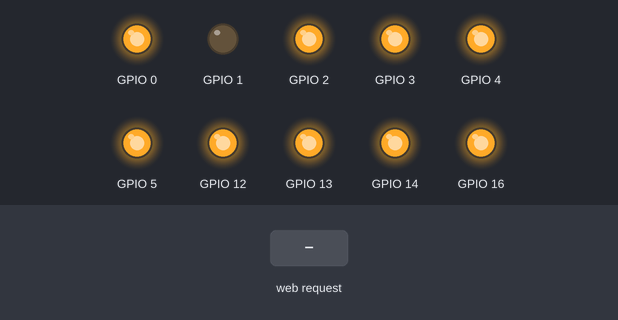
Recording of a sketch running on a simulated ESP8266 (NodeMCU). Parts: output pins drawn as LEDs (lit = HIGH). The test bench sets the inputs (shaded band). WiFi joins after 1.5 s; servers stay silent unless stated; what the sketch prints to the serial monitor is not drawn.

Above: at 2.8 s.
2.9 s: HTTP request GET /sala1 received
At 4.1 s:
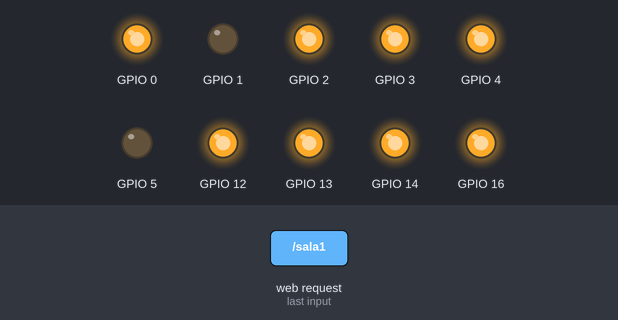
4.4 s: HTTP request GET /cozinha1 received
At 5.2 s:
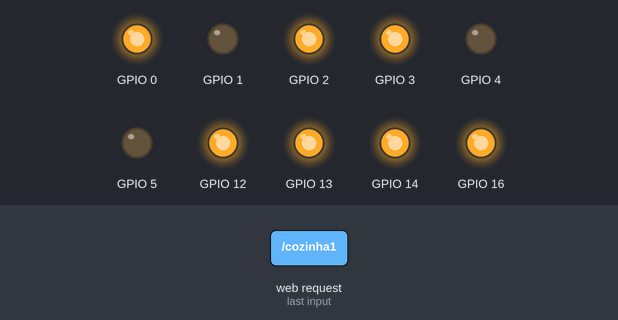
5.9 s: HTTP request GET /sala0 received
At 6.3 s:
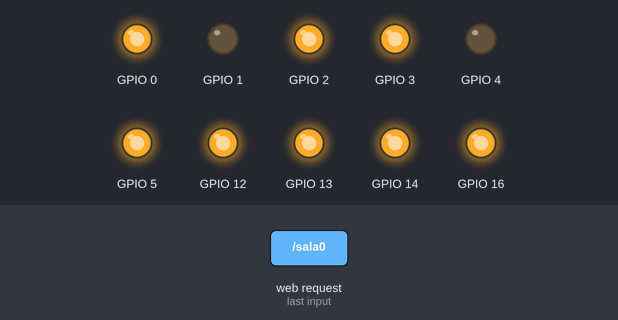
7.4 s: HTTP request GET /garagem1 received
At 8.6 s:
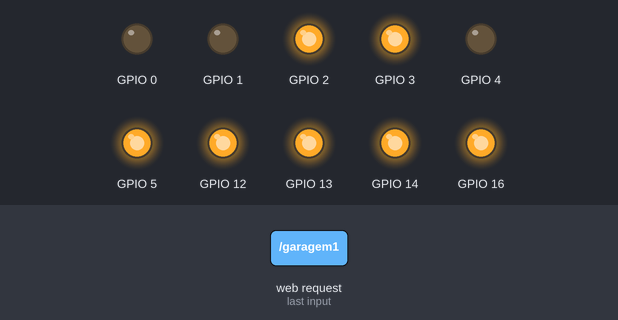
8.9 s: HTTP request GET /cozinha0 received
At 9.8 s:
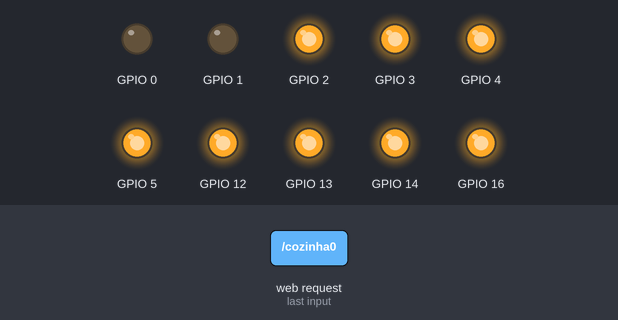
10.4 s: HTTP request GET /varanda1 received
At 11.0 s:
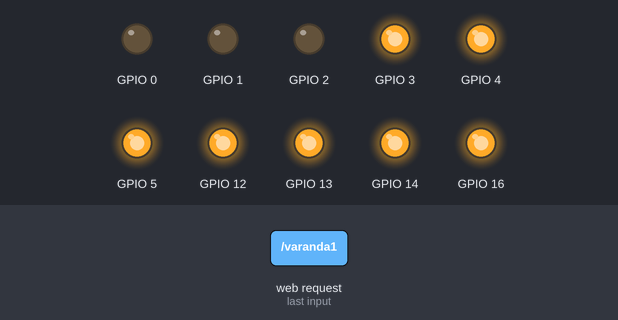
Timing chart, 0 to 12.9 s (numbered marks = the images above; inputs shaded):
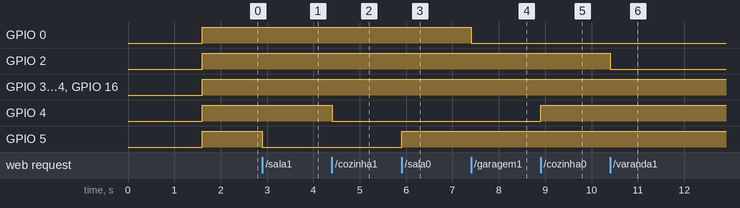

The sketch:

TCC_Casa_Automatica.ino
```cpp
// Inclusão das bibliotecas
#include <ESP8266WiFi.h>
#include <ESP8266WebServer.h>

// Configração do WiFi
const char* ssid = "SSID";  // SSID Wifi
const char* password = "SENHA";  // Senha Wifi

// Variáveis de Server e Status do LED
ESP8266WebServer server(80);

// Definindo os pinos com a nomeclatura utilizada

bool LUZsala = HIGH;
bool LUZcozinha = HIGH;
bool LUZgaragem = HIGH;
bool LUZbanheiroum = HIGH;
bool LUZvaranda = HIGH;
bool LUZquartoum = HIGH;
bool LUZquartodois = HIGH;
bool LUZescada = HIGH;
bool LUZbanheirodois = HIGH;
bool LUZteste = HIGH;


void setup() {
  // Inicia Serial e Luzes
  Serial.begin(9600);

  // Inicia Conexão WiFi
  WiFi.mode(WIFI_STA);
  WiFi.begin(ssid, password);
  Serial.println("");
  pinMode(5, OUTPUT);
  pinMode(4, OUTPUT);
  pinMode(0, OUTPUT);
  pinMode(2, OUTPUT);
  pinMode(14, OUTPUT);
  pinMode(12, OUTPUT);
  pinMode(13, OUTPUT);
  pinMode(16, OUTPUT);
  pinMode(3, OUTPUT);
  pinMode(1, OUTPUT);

  // Aguarda Conexão e Informa IP
  while (WiFi.status() != WL_CONNECTED) {
    delay(500);
    Serial.print(".");
  }
  Serial.println("");
  Serial.print("Rede WiFi: ");
  Serial.println(ssid);
  Serial.print("Endereço IP: ");
  Serial.println(WiFi.localIP());
  delay(100);

  // Configura Handles do Server e Inicia Server
  server.on("/", handle_OnConnect);
  server.on("/sala1", handle_sala1);
  server.on("/sala0", handle_sala0);
  server.on("/cozinha1", handle_cozinha1);
  server.on("/cozinha0", handle_cozinha0);
  server.on("/garagem1", handle_garagem1);
  server.on("/garagem0", handle_garagem0);
  server.on("/varanda1", handle_varanda1);
  server.on("/varanda0", handle_varanda0);
  server.on("/escada1", handle_escada1);
  server.on("/escada0", handle_escada0);
  server.on("/quartoum1", handle_quartoum1);
  server.on("/quartoum0", handle_quartoum0);
  server.on("/quartodois1", handle_quartodois1);
  server.on("/quartodois0", handle_quartodois0);
  server.on("/banheiro11", handle_banheiro11);
  server.on("/banheiro10", handle_banheiro10);
  server.on("/banheiro21", handle_banheiro21);
  server.on("/banheiro20", handle_banheiro20);

  server.onNotFound(handle_NotFound);
  server.begin();
  Serial.println("Servidor HTTP iniciado!");

}

void loop() {
  server.handleClient();    // Faz o Handle
  if (LUZsala){           // Checa se a luz deve acender
    digitalWrite(5, HIGH);}
  else{
    digitalWrite(5, LOW);}
  if (LUZcozinha){
    digitalWrite(4, HIGH);
  }
  else{
    digitalWrite(4, LOW);
  }
  if (LUZgaragem){
    digitalWrite(0, HIGH);
  }
  else{
    digitalWrite(0, LOW);
  }
  if (LUZvaranda){
    digitalWrite(2, HIGH);
  }
  else{
    digitalWrite(2, LOW);
  }
  if (LUZescada){
    digitalWrite(14, HIGH);
  }
  else{
    digitalWrite(14, LOW);
  }
  if (LUZquartoum){
    digitalWrite(12, HIGH);
  }
  else{
    digitalWrite(12, LOW);
  }
  if (LUZquartodois){
    digitalWrite(13, HIGH);
  }
  else{
    digitalWrite(13, LOW);
  }
  if (LUZbanheiroum){
    digitalWrite(16, HIGH);
  }
  else{
    digitalWrite(16, LOW);
  }
  if (LUZbanheirodois){
    digitalWrite(3, HIGH);
  }
  else{
    digitalWrite(3, LOW);
  }

}

// FUNÇÕES HANDLE PARA HTML SERVER

void handle_OnConnect() {
  LUZvaranda = LOW;
  server.send(200, "text/html", SendHTML(false));
  delay(5000);
  LUZvaranda = HIGH;
}

void handle_sala1() {
  LUZsala = LOW;
  server.send(200, "text/html", SendHTML(true));
  Serial.println("Luz da sala acesa");
}

void handle_sala0() {
  LUZsala = HIGH;
  server.send(200, "text/html", SendHTML(false));
  Serial.println("Luz da sala apagada");
}

void handle_cozinha1(){
  LUZcozinha = LOW;
  server.send(200, "text/html", SendHTML(true));
  Serial.println("Luz da cozinha acesa");
}

void handle_cozinha0(){
  LUZcozinha = HIGH;
  server.send(200, "text/html", SendHTML(false));
  Serial.println("Luz da cozinha apagada");
}

void handle_garagem1(){
  LUZgaragem = LOW;
  server.send(200, "text/html", SendHTML(true));
  Serial.println("Luz da garagem acesa");
}

void handle_garagem0(){
  LUZgaragem = HIGH;
  server.send(200, "text/html", SendHTML(false));
  Serial.println("Luz da garagem apagada");
}

void handle_varanda1(){
  LUZvaranda = LOW;
  server.send(200, "text/html", SendHTML(true));
  Serial.println("Luz da varanda acesa");
}

void handle_varanda0(){
  LUZvaranda = HIGH;
  server.send(200, "text/html", SendHTML(false));
  Serial.println("Luz da varanda apagada");
}

void handle_escada1(){
  LUZescada= LOW;
  server.send(200, "text/html", SendHTML(true));
  Serial.println("Luz da escada acesa");
}

void handle_escada0(){
  LUZescada = HIGH;
  server.send(200, "text/html", SendHTML(false));
  Serial.println("Luz da escada apagada");
}

void handle_quartoum1(){
  LUZquartoum= LOW;
  server.send(200, "text/html", SendHTML(true));
  Serial.println("Luz do quarto um acesa");
}

void handle_quartoum0(){
  LUZquartoum = HIGH;
  server.send(200, "text/html", SendHTML(false));
  Serial.println("Luz do quarto um apagada");
}

void handle_quartodois1(){
  LUZquartodois= LOW;
  server.send(200, "text/html", SendHTML(true));
  Serial.println("Luz do quarto dois acesa");
}

void handle_quartodois0(){
  LUZquartodois = HIGH;
  server.send(200, "text/html", SendHTML(false));
  Serial.println("Luz do quarto dois apagada");
}

void handle_banheiro11(){
  LUZbanheiroum= LOW;
  server.send(200, "text/html", SendHTML(true));
  Serial.println("Luz do banheiro um acesa");
}

void handle_banheiro10(){
  LUZbanheiroum = HIGH;
  server.send(200, "text/html", SendHTML(false));
  Serial.println("Luz do banheiro um apagada");
}

void handle_banheiro21(){
  LUZbanheirodois= LOW;
  server.send(200, "text/html", SendHTML(true));
  Serial.println("Luz do banheiro um acesa");
}

void handle_banheiro20(){
  LUZbanheirodois = HIGH;
  server.send(200, "text/html", SendHTML(false));
  Serial.println("Luz do banheiro dois apagada");
}

void handle_NotFound() {
  server.send(404, "text/plain", "Not found");
}

String SendHTML(uint8_t casa) {
  String ptr = "<!DOCTYPE html>\n";
  ptr += "<html>\n";
  ptr += "<head>\n";
  ptr += "<title>Controle da Casa</title>\n";
  ptr += "</head>\n";
  ptr += "<body>\n";
  ptr += "<h0>Comodos</h0>\n";
  ptr += "<p>Clique para Ligar e Desligar as luzes.</p>\n";
  ptr += "<form method=\"get\">\n";
  if (casa){
    ptr += "<input type=\"button\" value=\"Desligar Sala\" onclick=\"window.location.href='/sala0'\">\n";
    ptr += "<input type=\"button\" value=\"Desligar Cozinha\" onclick=\"window.location.href='/cozinha0'\">\n";
    ptr += "<input type=\"button\" value=\"Desligar Garagem\" onclick=\"window.location.href='/garagem0'\">\n";
    ptr += "<input type=\"button\" value=\"Desligar Varanda\" onclick=\"window.location.href='/varanda0'\">\n";
    ptr += "<input type=\"button\" value=\"Desligar Escada\" onclick=\"window.location.href='/escada0'\">\n";
    ptr += "<input type=\"button\" value=\"Desligar Quarto Um\" onclick=\"window.location.href='/quartoum0'\">\n";
    ptr += "<input type=\"button\" value=\"Desligar Quarto Dois\" onclick=\"window.location.href='/quartodois0'\">\n";
    ptr += "<input type=\"button\" value=\"Desligar Banheiro Um\" onclick=\"window.location.href='/banheiro10'\">\n";
    ptr += "<input type=\"button\" value=\"Desligar Banheiro Dois\" onclick=\"window.location.href='/banheiro20'\">\n";
  }
  else{
    ptr += "<input type=\"button\" value=\"Ligar Sala\" onclick=\"window.location.href='/sala1'\">\n";
    ptr += "<input type=\"button\" value=\"Ligar Cozinha\" onclick=\"window.location.href='/cozinha1'\">\n";
    ptr += "<input type=\"button\" value=\"Ligar Garagem\" onclick=\"window.location.href='/garagem1'\">\n";
    ptr += "<input type=\"button\" value=\"Ligar Varanda\" onclick=\"window.location.href='/varanda1'\">\n";
    ptr += "<input type=\"button\" value=\"Ligar Escada\" onclick=\"window.location.href='/escada1'\">\n";
    ptr += "<input type=\"button\" value=\"Ligar Quarto Um\" onclick=\"window.location.href='/quartoum1'\">\n";
    ptr += "<input type=\"button\" value=\"Ligar Quarto Dois\" onclick=\"window.location.href='/quartodois1'\">\n";
    ptr += "<input type=\"button\" value=\"Ligar Banheiro Um\" onclick=\"window.location.href='/banheiro11'\">\n";
    ptr += "<input type=\"button\" value=\"Ligar Banheiro Dois\" onclick=\"window.location.href='/banheiro21'\">\n";
  }
  ptr += "</form>\n";
  ptr += "</body>\n";
  ptr += "</html>\n";
  return ptr;


}
```

Measured:
- after the input at 2.9 s, GPIO 5: HIGH → LOW at once
- after the input at 4.4 s, GPIO 4: HIGH → LOW at once
- after the input at 5.9 s, GPIO 5: LOW → HIGH at once
- after the input at 7.4 s, GPIO 0: HIGH → LOW at once
- after the input at 8.9 s, GPIO 4: LOW → HIGH at once
- after the input at 10.4 s, GPIO 2: HIGH → LOW at once
